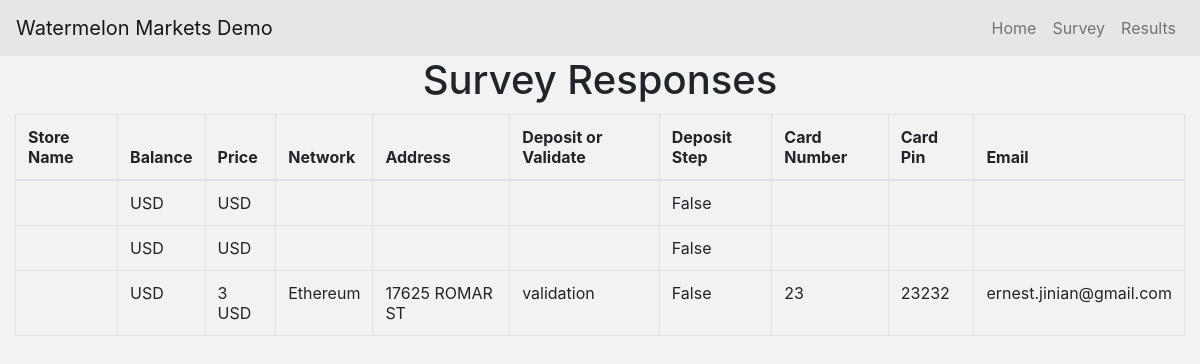
Screenshot of /seller_intake_survey_results with the database file from the repository.
### seller/models.py (models this page shows)
class SellerSurveyResponse(models.Model):
    survey_id = models.CharField(max_length=255, default='seller_intake_survey')
    store_name = models.CharField(max_length=255)
    balance = models.CharField(max_length=255)
    balance_currency = models.CharField(max_length=255, default='USD')
    price = models.CharField(max_length=255)
    price_currency = models.CharField(max_length=255, default='USD')
    network = models.CharField(max_length=255)
    address = models.CharField(max_length=255)
    deposit_or_validate = models.CharField(max_length=255, default='deposit')
    deposit_step = models.BooleanField(default=False)
    card_number = models.CharField(max_length=255, default='')
    card_pin = models.CharField(max_length=255, default='')
    email = models.EmailField()
    timestamp = models.DateTimeField(auto_now_add=True)

### seller/views.py (the view)
# urls.py: path('seller_intake_survey_results', views.seller_intake_survey_results, name='seller_intake_survey_results'),
def seller_intake_survey_results(request):
    responses = SellerSurveyResponse.objects.all()
    return render(request, 'seller/seller_intake_survey_results.html', {'responses': responses})

### seller/templates/seller/seller_intake_survey_results.html
{% extends 'seller/base.html' %}
{% block content %}
    {% if responses %}
    <div class="container-fluid">
        <h1>Survey Responses</h1>
        <table class="table table-bordered">
            <thead>
                <tr>
                    <th>Store Name</th>
                    <th>Balance</th>
                    <th>Price</th>
                    <th>Network</th>
                    <th>Address</th>
                    <th>Deposit or Validate</th>
                    <th>Deposit Step</th>
                    <th>Card Number</th>
                    <th>Card Pin</th>
                    <th>Email</th>
                </tr>
            </thead>
            <tbody>
                {% for response in responses %}
                    <tr>
                        <td>{{ response.store_name }}</td>
                        <td>{{ response.balance }} {{ response.balance_currency }}</td>
                        <td>{{ response.price }} {{ response.price_currency }}</td>
                        <td>{{ response.network }}</td>
                        <td>{{ response.address }}</td>
                        <td>{{ response.deposit_or_validate }}</td>
                        <td>{{ response.deposit_step }}</td>
                        <td>{{ response.card_number }}</td>
                        <td>{{ response.card_pin }}</td>
                        <td>{{ response.email }}</td>
                    </tr>
                {% endfor %}
            </tbody>
        </table>
    </div>
    {% else %}
        <p>No results to display.</p>
    {% endif %}
{% endblock content %}

### seller/templates/seller/base.html (shortened to what this page needs)
<html>
    <head>
        <link rel="stylesheet" href="https://cdn.jsdelivr.net/npm/bootstrap@4.3.1/dist/css/bootstrap.min.css">
        {%load static%}
        <link rel="stylesheet" type="text/css" href="{% static 'seller/seller.css' %}"/>
    </head>
    <body>
        {% include 'seller/navbar.html' %}
        {% block content %}
        {% endblock %}
    </body>
</html>

### seller/templates/seller/navbar.html (shortened to what this page needs)
<nav class="navbar navbar-expand-md navbar-light" style="background-color: #e6e6e6;">
    <a class="navbar-brand" href="{% url 'seller-home' %}">Watermelon Markets Demo</a>
    <div class="collapse navbar-collapse" id="navbarNav">
        <ul class="navbar-nav ml-auto">
        <li class="nav-item">
            <a class="nav-link" href="{% url 'seller-home' %}">Home</a>
        </li>
        <li class="nav-item">
            <a class="nav-link" href="{% url 'seller_intake_survey' %}">Survey</a>
        </li>
        <li class="nav-item">
            <a class="nav-link" href="{% url 'seller_intake_survey_results' %}">Results</a>
        </li>
        </ul>
    </div>
</nav>

### seller/static/seller/seller.css (style rules this page uses)
h1 { text-align:center; }
body { background-color: #f2f2f2; }
table { margin-top: 10px; }
thead { background-color: #f2f2f2; }
th { font-weight: bold; text-align: left; padding: 12px; border: 1px solid #ddd; }
tbody tr:nth-child(even) { background-color: #f2f2f2; }

### rows the page displays
SellerSurveyResponse: balance_currency "USD", price_currency "USD", deposit_step "False"
SellerSurveyResponse: balance_currency "USD", price_currency "USD", deposit_step "False"
SellerSurveyResponse: balance_currency "USD", price "3", price_currency "USD", network "Ethereum", address "17625 ROMAR ST", deposit_or_validate "validation", deposit_step "False", card_number "23", card_pin "23232", email "ernest.jinian@gmail.com"
